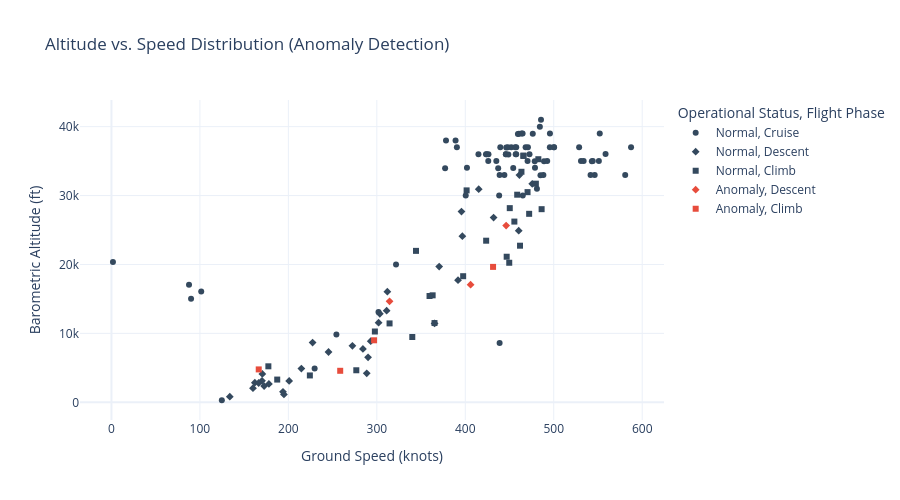

The notebook cell this image was saved under:
### Code cell
fig = px.scatter(
    df,
    x="velocity_knots",
    y="altitude_ft",
    color="operation_status",
    symbol="flight_phase",
    color_discrete_map={"Normal": "#34495e", "Anomaly": "#e74c3c"},
    labels={"velocity_knots":"Ground Speed (knots)", "altitude_ft":"Barometric Altitude (ft)", "operation_status":"Operational Status", "flight_phase":"Flight Phase"},
    title="Altitude vs. Speed Distribution (Anomaly Detection)",
    height=500,
    hover_name="callsign",
    hover_data=["airline_code", "vertical_rate_fpm"]
)

fig.update_layout(template="plotly_white")

fig.show()

### Figure 1 — Plotly figure (JSON) as saved in the notebook; plotly's stock layout.template omitted (floating-point values rounded to 4 significant figures; data arrays with more than 128 entries replaced by an {"elided": "..."} marker saying what was removed)
{"data": [{"customdata": {"elided": "73x2 mixed values"}, "hovertemplate": "<b>%{hovertext}</b><br><br>Operational Status=Normal<br>Flight Phase=Cruise<br>Ground Speed (knots)=%{x}<br>Barometric Altitude (ft)=%{y}<br>airline_code=%{customdata[0]}<br>vertical_rate_fpm=%{customdata[1]}<extra></extra>", "hovertext": ["PGT582", "WZZ1199", "PGT86MR", "PGT34VX", "CPA250", "ENT5223", "EXS78NL", "FHY1343", "FHY1203", "ABY777", "A6AFA", "BAW398", "EXS24Y", "MEA7256", "AFL2163", "AFL797", "MGH885", "CES788", "CAI9046", "WUK597", "TVS2677", "EXS23PW", "AAR502", "TVS3813", "TOM810", "QTR8171", "PGT445V", "PGT5710", "PGT1928", "PGT1954", "PGT5306", "PGT318", "PGT6701", "SEH784", "QTR23W", "HLJ1024", "AFL800", "AHY8004", "TOM7FH", "THY6EZ", "OMA148", "OMA124", "TKJ569", "TKJ5227", "CFG4309", "SXS57V", "SXS2BB", "SXS8NZ", "SXS2LL", "SXS8ME", "SXS27V", "SXS8RQ", "SXS3DZ", "ICV782", "1458", "EZY51TL", "LMU625", "2445", "ASLAN03", "MSC917", "RYR325", "RYR5881", "ANA212", "EZY34PE", "KZR918", "ANA224", "EXS7JF", "EZY59JQ", "BBG271", "MSR542", "PGT1868", "ANA216", "FAD808"], "legendgroup": "Normal, Cruise", "marker": {"color": "#34495e", "symbol": "circle"}, "mode": "markers", "name": "Normal, Cruise", "orientation": "v", "showlegend": true, "type": "scatter", "x": [444.2, 321.7, 460.6, 452.0, 580.8, 448.1, 457.6, 423.4, 438.8, 459.5, 485.6, 476.3, 457.0, 485.0, 543.1, 546.3, 478.8, 468.2, 544.1, 426.2, 124.8, 472.6, 552.0, 445.9, 470.8, 488.3, 414.9, 558.6, 438.8, 400.5, 254.3, 530.8, 424.1, 528.7, 492.6, 439.6, 377.2, 541.6, 456.4, 229.7, 495.7, 495.6, 390.5, 465.0, 446.3, 457.6, 1.7, 389.0, 301.9, 463.6, 378.2, 464.8, 445.9, 438.3, 90.0, 437.2, 401.9, 87.7, 101.5, 551.0, 500.4, 500.2, 481.0, 448.7, 533.8, 478.5, 454.2, 470.4, 435.1, 484.3, 489.0, 587.4, 426.0], "xaxis": "x", "y": [33000.0, 20000.0, 38980.0, 37020.0, 33000.0, 37000.0, 36000.0, 36000.0, 8625.0, 38950.0, 41000.0, 38980.0, 36000.0, 32950.0, 34980.0, 33000.0, 34020.0, 37000.0, 35000.0, 36000.0, 300.0, 36000.0, 39000.0, 36000.0, 37000.0, 33000.0, 36000.0, 36020.0, 33000.0, 30000.0, 9825.0, 35000.0, 36000.0, 37020.0, 35000.0, 37000.0, 33950.0, 32980.0, 37000.0, 4900.0, 39000.0, 37000.0, 37000.0, 30000.0, 36980.0, 37000.0, 20380.0, 38000.0, 13100.0, 39000.0, 38000.0, 39000.0, 36000.0, 30000.0, 15020.0, 33950.0, 34020.0, 17050.0, 16080.0, 35000.0, 37000.0, 37000.0, 31000.0, 35950.0, 35000.0, 34980.0, 34000.0, 35000.0, 35020.0, 40000.0, 34980.0, 37000.0, 35000.0], "yaxis": "y"}, {"customdata": [["PGT", -895.7], ["PGT", -2303.0], ["PGT", -832.7], ["PGT", -704.7], ["PGT", -704.7], ["TKJ", -1216.0], ["EXS", -1089.0], ["TOM", -1024.0], ["TKJ", -1472.0], ["BAW", -767.7], ["THY", -767.7], ["THY", -767.7], ["THY", -1535.0], ["PGT", -1791.0], ["PGT", -1984.0], ["PGT", -1919.0], ["LHO", -2047.0], ["PGT", -1280.0], ["PGT", -639.8], ["PGT", -639.8], ["PGT", -895.7], ["TVS", -1472.0], ["THY", -704.7], ["THY", -1089.0], ["TKJ", -1089.0], ["THY", -1152.0], ["TKJ", -895.7], ["TKJ", -1919.0], ["SXS", -2047.0], ["SXS", -960.6], ["SXS", -2175.0], ["SXS", -1728.0], ["SXS", -1600.0]], "hovertemplate": "<b>%{hovertext}</b><br><br>Operational Status=Normal<br>Flight Phase=Descent<br>Ground Speed (knots)=%{x}<br>Barometric Altitude (ft)=%{y}<br>airline_code=%{customdata[0]}<br>vertical_rate_fpm=%{customdata[1]}<extra></extra>", "hovertext": ["PGT4260", "PGT44NP", "PGT9QZ", "PGT62KG", "PGT14NL", "TKJ5GR", "EXS42JU", "TOM79C", "TKJ5098", "BAW720", "THY2TC", "THY7JD", "THY9EJ", "PGT64EL", "PGT303P", "PGT40YP", "LHOB277", "PGT78U", "PGT89YY", "PGT150K", "PGT2681", "TVS7CH", "THY7TE", "THY8SK", "TKJ3301", "THY5LT", "TKJ7EG", "TKJ9EF", "SXS5RT", "SXS7JR", "SXS8XT", "SXS5NH", "SXS4HF"], "legendgroup": "Normal, Descent", "marker": {"color": "#34495e", "symbol": "diamond"}, "mode": "markers", "name": "Normal, Descent", "orientation": "v", "showlegend": true, "type": "scatter", "x": [415.2, 396.7, 214.7, 170.6, 195.0, 200.9, 162.1, 365.3, 284.3, 290.1, 160.0, 227.4, 432.0, 311.1, 311.9, 395.7, 460.4, 178.0, 133.8, 245.4, 172.6, 293.1, 170.2, 288.6, 193.9, 166.4, 303.4, 391.8, 370.5, 461.2, 475.7, 302.0, 272.4], "xaxis": "x", "y": [30920.0, 24100.0, 4900.0, 4125.0, 1150.0, 3100.0, 2850.0, 11450.0, 7750.0, 6525.0, 2050.0, 8675.0, 26800.0, 13300.0, 16050.0, 27680.0, 24900.0, 2675.0, 825.0, 7300.0, 2350.0, 8875.0, 3125.0, 4200.0, 1525.0, 2800.0, 12850.0, 17720.0, 19700.0, 32980.0, 31700.0, 11550.0, 8200.0], "yaxis": "y"}, {"customdata": [["PGT", 1472.0], ["IAW", 2047.0], ["PGT", 1791.0], ["TKJ", 2175.0], ["TKJ", 960.6], ["ENT", 1791.0], ["ABY", 1280.0], ["VSV", 1024.0], [null, 1600.0], ["FHY", 704.7], ["EXS", 1216.0], ["KMF", 511.8], ["UAE", 1280.0], ["EXS", 2112.0], ["EZY", 1344.0], ["AZO", 895.7], ["PGT", 1984.0], ["PGT", 1280.0], ["EXS", 2496.0], ["AFL", 2240.0], ["THY", 960.6], ["ROT", 1280.0], ["SXS", 1216.0], ["SXS", 704.7], ["SXS", 2368.0], ["TVS", 1408.0], ["SXS", 2431.0], ["SXS", 1856.0]], "hovertemplate": "<b>%{hovertext}</b><br><br>Operational Status=Normal<br>Flight Phase=Climb<br>Ground Speed (knots)=%{x}<br>Barometric Altitude (ft)=%{y}<br>airline_code=%{customdata[0]}<br>vertical_rate_fpm=%{customdata[1]}<extra></extra>", "hovertext": ["PGT70AF", "IAW494", "PGT387F", "TKJ2AR", "TKJ3XU", "ENT4992", "ABY819", "VSV5287", null, "FHY417", "EXS4KJ", "KMF9910", "UAE118", "EXS61H", "EZY68ZN", "AZO6100", "PGT656", "PGT75LR", "EXS87ET", "AFL2135", "THY8WY", "ROT266Y", "SXS4BD", "SXS4UQ", "SXS93K", "TVS89R", "SXS37U", "SXS8SD"], "legendgroup": "Normal, Climb", "marker": {"color": "#34495e", "symbol": "square"}, "mode": "markers", "name": "Normal, Climb", "orientation": "v", "showlegend": true, "type": "scatter", "x": [455.5, 344.3, 446.8, 363.1, 297.8, 359.6, 465.8, 486.3, 187.4, 463.5, 450.3, 482.6, 449.7, 423.6, 458.7, 461.9, 314.4, 479.8, 276.8, 340.1, 401.5, 177.4, 472.2, 465.7, 224.3, 470.4, 365.2, 397.6], "xaxis": "x", "y": [26220.0, 21980.0, 21120.0, 15520.0, 10280.0, 15420.0, 35750.0, 28020.0, 3300.0, 33450.0, 28180.0, 35280.0, 20250.0, 23450.0, 30120.0, 22720.0, 11450.0, 31720.0, 4650.0, 9475.0, 30750.0, 5225.0, 27350.0, 35800.0, 3900.0, 30500.0, 11500.0, 18300.0], "yaxis": "y"}, {"customdata": [["GEC", -2559.0], ["SXS", -2559.0], ["PGT", -2559.0]], "hovertemplate": "<b>%{hovertext}</b><br><br>Operational Status=Anomaly<br>Flight Phase=Descent<br>Ground Speed (knots)=%{x}<br>Barometric Altitude (ft)=%{y}<br>airline_code=%{customdata[0]}<br>vertical_rate_fpm=%{customdata[1]}<extra></extra>", "hovertext": ["GEC8346", "SXS3SB", "PGT1925"], "legendgroup": "Anomaly, Descent", "marker": {"color": "#e74c3c", "symbol": "diamond"}, "mode": "markers", "name": "Anomaly, Descent", "orientation": "v", "showlegend": true, "type": "scatter", "x": [406.0, 446.2, 314.4], "xaxis": "x", "y": [17080.0, 25650.0, 14650.0], "yaxis": "y"}, {"customdata": [["MGH", 2559.0], ["VLG", 2559.0], ["SXS", 2752], ["MFX", 3392.0]], "hovertemplate": "<b>%{hovertext}</b><br><br>Operational Status=Anomaly<br>Flight Phase=Climb<br>Ground Speed (knots)=%{x}<br>Barometric Altitude (ft)=%{y}<br>airline_code=%{customdata[0]}<br>vertical_rate_fpm=%{customdata[1]}<extra></extra>", "hovertext": ["MGH849", "VLG3181", "SXS2PC", "MFX226"], "legendgroup": "Anomaly, Climb", "marker": {"color": "#e74c3c", "symbol": "square"}, "mode": "markers", "name": "Anomaly, Climb", "orientation": "v", "showlegend": true, "type": "scatter", "x": [431.4, 258.6, 296.9, 166.5], "xaxis": "x", "y": [19650.0, 4575.0, 9000.0, 4775.0], "yaxis": "y"}], "layout": {"height": 500, "legend": {"title": {"text": "Operational Status, Flight Phase"}, "tracegroupgap": 0}, "title": {"text": "Altitude vs. Speed Distribution (Anomaly Detection)"}, "xaxis": {"anchor": "y", "domain": [0, 1], "title": {"text": "Ground Speed (knots)"}}, "yaxis": {"anchor": "x", "domain": [0, 1], "title": {"text": "Barometric Altitude (ft)"}}}}
